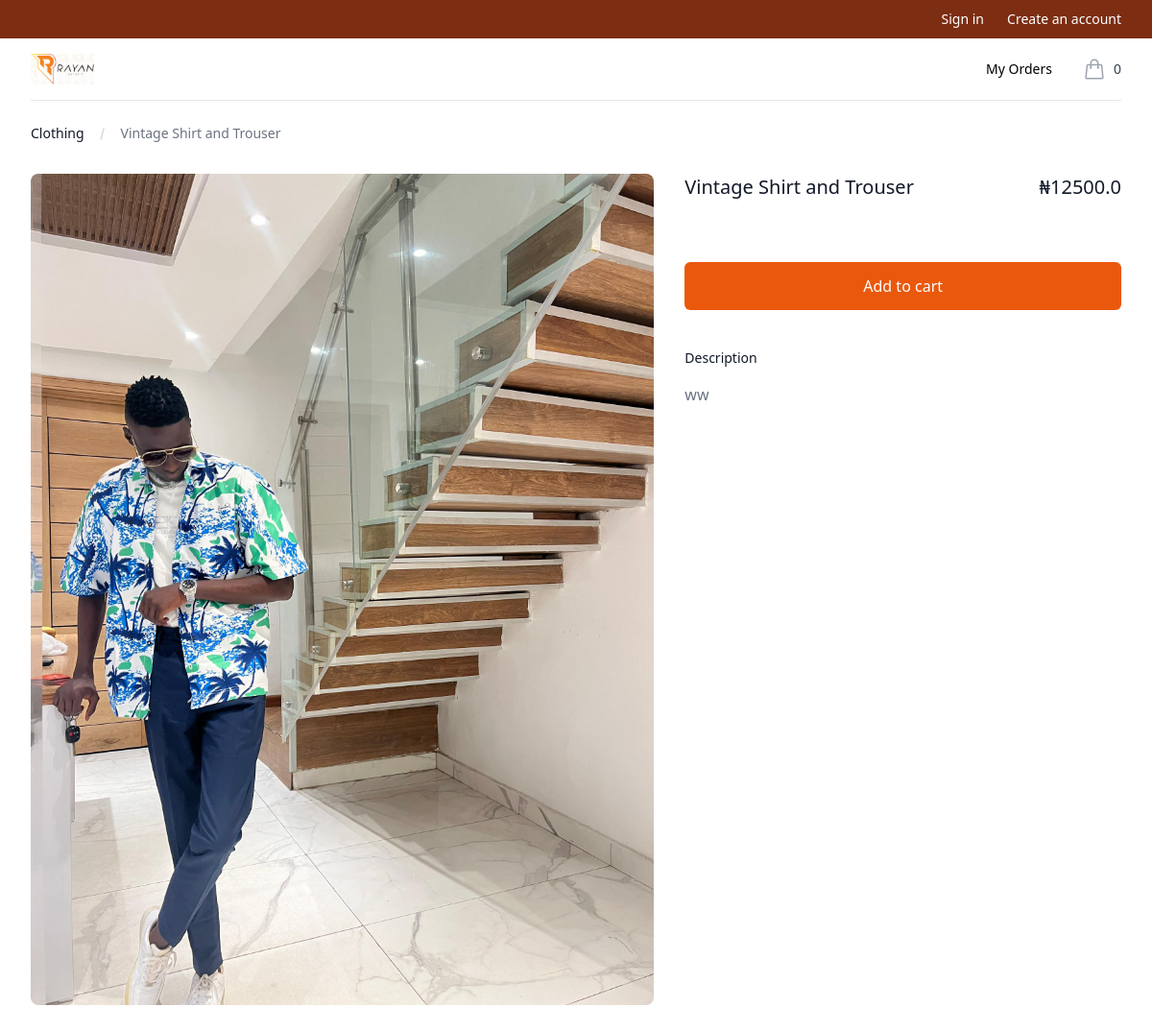
/product/vintage-shirt-and-trouser/, run on the app's committed database.
### store/models.py (models this page shows, shortened)
class Product(models.Model):
    name = models.CharField(max_length=255)  # Adjust max_length for better limits
    price = models.FloatField()
    digital = models.BooleanField(default=False, null=True, blank=False)
    image = models.ImageField(null=True, blank=True)
    description = models.TextField(null=True, blank=True)  # Description field added
    slug = models.SlugField(unique=True, blank=True, null=True)  # Slug field added
    @property
    def imageURL(self):
        try:
            url = self.image.url
        except:
            url = ''
        return url

### store/views.py (the view)
# urls.py: path('product/<slug:slug>/', views.product_detail, name='product_detail'),
@ non_driver_required
def product_detail(request, slug):
    product = get_object_or_404(Product, slug=slug)
    if request.user.is_authenticated:
        customer = request.user.customer
        order, created = Order.objects.get_or_create(customer=customer, complete=False)
        items = order.orderitem_set.all()
        cartItems = order.get_cart_items
    else:
        items = []
        order = {'get_cart_total': 0, 'get_cart_items': 0, 'shipping': False}
        cartItems = order['get_cart_items']
    return render(request, 'store/product_detail.html', {'product': product, 'cartItems': cartItems})

### store/decorator.py (called while the page is built)
def non_driver_required(view_func):
    @wraps(view_func)
    def _wrapped_view(request, *args, **kwargs):
        if request.user.is_authenticated:
            if hasattr(request.user, 'deliverydriver'):
                return redirect('all_deliveries')
        return view_func(request, *args, **kwargs)
    return _wrapped_view

### store/templates/store/product_detail.html (shortened to what this page needs)
{% extends 'store/base.html' %}
{% block content %}
<div class="bg-white">
    <div class="pb-16 pt-6 sm:pb-24">
      <nav aria-label="Breadcrumb" class="mx-auto max-w-7xl px-4 sm:px-6 lg:px-8">
        <ol role="list" class="flex items-center space-x-4">
          <li>
            <div class="flex items-center">
              <a href="#" class="mr-4 text-sm font-medium text-gray-900">Clothing</a>
              <svg viewBox="0 0 6 20" aria-hidden="true" class="h-5 w-auto text-gray-300">
                <path d="M4.878 4.34H3.551L.27 16.532h1.327l3.281-12.19z" fill="currentColor" />
              </svg>
            </div>
          </li>
          <li class="text-sm">
            <a href="#" aria-current="page" class="font-medium text-gray-500 hover:text-gray-600">{{product.name}}</a>
          </li>
        </ol>
      </nav>
      <div class="mx-auto mt-8 max-w-2xl px-4 sm:px-6 lg:max-w-7xl lg:px-8">
        <div class="lg:grid lg:auto-rows-min lg:grid-cols-12 lg:gap-x-8">
          <div class="lg:col-span-5 lg:col-start-8">
            <div class="flex justify-between">
              <h1 class="text-xl font-medium text-gray-900">{{product.name}}</h1>
              <p class="text-xl font-medium text-gray-900">&#8358;{{product.price}}</p>
            </div>
          </div>
          <div class="mt-8 lg:col-span-7 lg:col-start-1 lg:row-span-3 lg:row-start-1 lg:mt-0">
            <div class="grid grid-cols-1 lg:grid-cols-1 lg:grid-rows-1 lg:gap-8">
                <img src="{{product.imageURL}}" alt="Back of women&#039;s Basic Tee in black." class="rounded-lg lg:col-span-2 lg:row-span-2">
            </div>
          </div>
          <div class="mt-8 lg:col-span-5">
              <button data-product="{{product.id}}" data-action="add" class="update-cart mt-8 flex w-full items-center justify-center rounded-md border border-transparent bg-orange-600 px-8 py-3 text-base font-medium text-white hover:bg-orange-700 focus:outline-none focus:ring-2 focus:ring-orange-500 focus:ring-offset-2">Add to cart</button>
            <div class="mt-10">
              <h2 class="text-sm font-medium text-gray-900">Description</h2>
              <div class="prose prose-sm mt-4 text-gray-500">
                <p>{{product.description}}</p>
              </div>
            </div>
          </div>
        </div>
      </div>
    </div>
  </div>
{% endblock %}

### data on the page
Product: name "Vintage Shirt and Trouser", price "12500.0", imageURL (picture), description "ww"

### other printed values
{{ cartItems }} "0"
